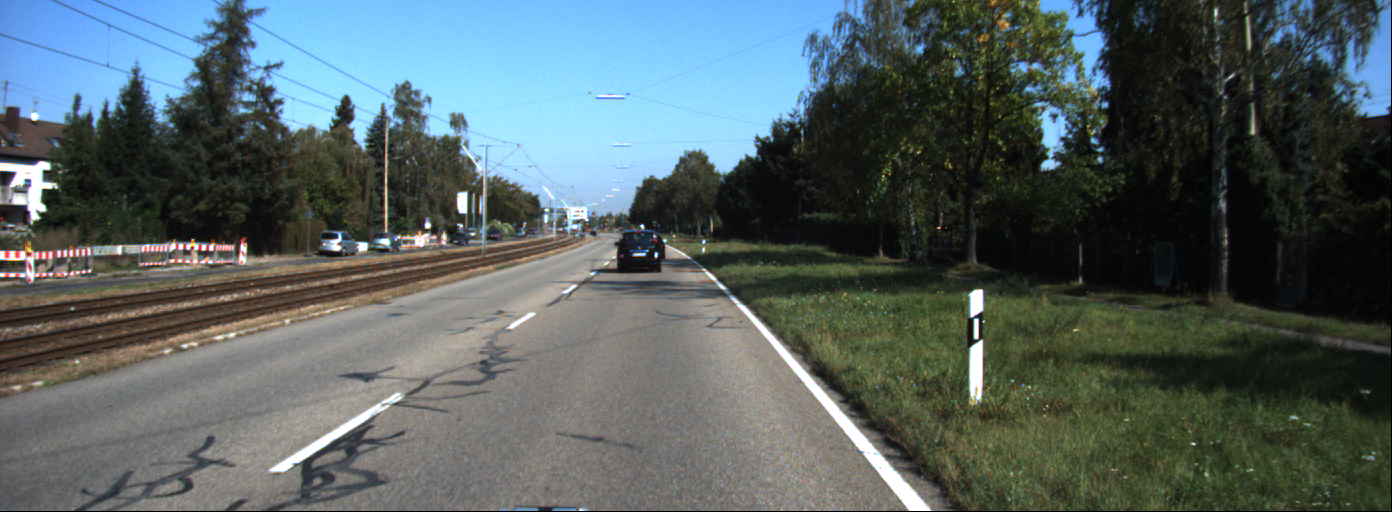
#> input picture Data1/data/0000000000.png, 1392 x 512 px; its folder holds only this picture in this run
$ python dataset1.py
#> lines starting #> are read from the running program, lines starting #| are printed output that depends on the picture; after the words box and inside, x2 and y2 are one past the last pixel; in counts of white or black regions, pixels touching at a corner belong together
### utils.py
# utils.py
import cv2
import numpy as np

def undistort_image(img, K, dist):
    """
    Khử méo ảnh sử dụng ma trận camera K và hệ số méo dist.
    """
    h, w = img.shape[:2]
    newcameramtx, roi = cv2.getOptimalNewCameraMatrix(K, dist, (w,h), 1, (w,h))
    dst = cv2.undistort(img, K, dist, None, newcameramtx)
    x,y,w,h = roi
    dst = dst[y:y+h, x:x+w]
    return dst

def preprocess_image(img, roi_height=0.5):
    """
    Chuyển đổi ảnh sang grayscale và xác định vùng quan tâm (ROI).
    """
    gray = cv2.cvtColor(img, cv2.COLOR_BGR2GRAY)
    rows, cols = gray.shape
    gray[0:int(rows * roi_height), :] = 0  # Loại bỏ phần ảnh trên đường chân trời
    return gray

def detect_edges(gray):
    """
    Phân ngưỡng, làm mịn và phát hiện cạnh của làn đường.
    """
    ret, thresh = cv2.threshold(gray, 230, 255, cv2.THRESH_BINARY)
    blur = cv2.GaussianBlur(thresh, (5, 5), 0)
    edges = cv2.Canny(blur, 130, 200)
    return edges

def hough_lines(edges):
    """
    Sử dụng Probabilistic Hough Transform để tìm các đường thẳng.
    """
    lines = cv2.HoughLinesP(edges, rho=4, theta=np.pi/180, threshold=30, minLineLength=20, maxLineGap=180)
    return lines

### dataset1.py
# dataset1.py
import cv2
import glob
import numpy as np
from utils import *

# Biến toàn cục
memory = []  # Lưu trữ lịch sử làn đường
framerate = 20  # Tốc độ khung hình
K = np.array([[9.037596e+02, 0.000000e+00, 6.957519e+02],
            [0.000000e+00, 9.019653e+02, 2.242509e+02],
            [0.000000e+00, 0.000000e+00, 1.000000e+00]])  # Ma trận camera
dist = np.array([[-3.639558e-01, 1.788651e-01, 6.029694e-04, -3.922424e-04, -5.382460e-02]])  # Hệ số méo

def line_selection(img, lines):
    """
    Lựa chọn hai đường thẳng đại diện cho hai làn đường.
    """
    try:
        upper_thresh_slope_r = 3
        upper_thresh_slope_l = 1.5
        lower_thresh_slope = 0.4
        y_min, y_max = img.shape[0], img.shape[0]
        left_slope, left_lane, right_slope, right_lane = [], [], [], []

        for line in lines:
            for x1, y1, x2, y2 in line:
                # Kiểm tra điều kiện trước khi chia
                if x2 - x1 != 0:
                    slope = (y2 - y1) / (x2 - x1)
                else:
                    # Xử lý trường hợp x2 - x1 = 0
                    slope = float('inf')

                if slope < upper_thresh_slope_r and slope > lower_thresh_slope:
                    right_slope.append(slope)
                    right_lane.append(line)
                elif slope > -upper_thresh_slope_l and slope < -lower_thresh_slope:
                    left_slope.append(slope)
                    left_lane.append(line)

                y_min = min(y_min, y1, y2)

        left_slope_mean = np.mean(left_slope) if left_slope else 0  # Handle empty list case
        right_slope_mean = np.mean(right_slope) if right_slope else 0
        left_mean = np.mean(np.array(left_lane), axis=0) if left_lane else [0, 0, 0, 0]
        right_mean = np.mean(np.array(right_lane), axis=0) if right_lane else [0, 0, 0, 0]

        # b = y - m*x
        left_b = left_mean[0][1] - (left_slope_mean * left_mean[0][0])
        right_b = right_mean[0][1] - (right_slope_mean * right_mean[0][0])

        left_x1 = int((y_min - left_b) / left_slope_mean) if left_slope_mean else 0 # Handle zero division
        left_x2 = int((y_max - left_b) / left_slope_mean) if left_slope_mean else 0
        right_x1 = int((y_min - right_b) / right_slope_mean) if right_slope_mean else 0
        right_x2 = int((y_max - right_b) / right_slope_mean) if right_slope_mean else 0

        if left_x1 > right_x1:
            left_x1 = (left_x1 + right_x1) // 2
            right_x1 = left_x1
            left_y1 = int((left_slope_mean * left_x1) + left_b)
            right_y1 = int((right_slope_mean * right_x1) + right_b)
            left_y2 = int((left_slope_mean * left_x2) + left_b)
            right_y2 = int((right_slope_mean * right_x2) + right_b)
        else:
            left_y1 = y_min
            left_y2 = y_max
            right_y1 = y_min
            right_y2 = y_max

        return [(left_x1, left_y1), (left_x2, left_y2), (right_x1, right_y1), (right_x2, right_y2)]

    except Exception as e:
        print(e)
        return []

def moving_avg(curr_lane):
    """
    Làm mượt kết quả bằng moving average filter.
    """
    # Moving average filter on last 5 frames
    if len(memory) < 5:
        memory.append(curr_lane)
    else:
        memory.popleft()
        memory.append(curr_lane)

    left_x1, left_y1, left_x2, left_y2 = 0, 0, 0, 0
    right_x1, right_y1, right_x2, right_y2 = 0, 0, 0, 0
    for lane in memory:
        left_x1 += lane[0][0]
        left_y1 += lane[0][1]
        left_x2 += lane[1][0]
        left_y2 += lane[1][1]
        right_x1 += lane[2][0]
        right_y1 += lane[2][1]
        right_x2 += lane[3][0]
        right_y2 += lane[3][1]

    left_x1 //= len(memory)
    left_y1 //= len(memory)
    left_x2 //= len(memory)
    left_y2 //= len(memory)
    right_x1 //= len(memory)
    right_y1 //= len(memory)
    right_x2 //= len(memory)
    right_y2 //= len(memory)

    return [(left_x1, left_y1), (left_x2, left_y2), (right_x1, right_y1), (right_x2, right_y2)]

def turn_prediction(extreme_points):
    """
    Dự đoán khúc cua dựa trên độ dốc của làn đường.
    """
    bottom_centre_x = (extreme_points[1][0] + extreme_points[3][0]) // 2
    bottom_centre_y = (extreme_points[1][1] + extreme_points[3][1]) // 2
    top_centre_x = (extreme_points[0][0] + extreme_points[2][0]) // 2
    top_centre_y = (extreme_points[0][1] + extreme_points[2][1]) // 2
    slope = (top_centre_y - bottom_centre_y) / (top_centre_x - bottom_centre_x)

    if -5 < slope < 0:
        return "Turn Left"
    elif 5 > slope > 0:
        return "Turn Right"
    else:
        return "Move Straight"

def pipeline(img):
    """
    Pipeline xử lý ảnh cho Dataset 1.
    """
    global memory
    dst = undistort_image(img, K, dist)
    gray = preprocess_image(dst)
    edges = detect_edges(gray)
    lines = hough_lines(edges)

    lanes = line_selection(dst, lines)
    try:
        lanes = moving_avg(lanes)
    except:
        pass

    if len(lanes) != 0:
        cv2.line(dst, (lanes[0][0], lanes[0][1]), (lanes[1][0], lanes[1][1]), (0, 0, 255), 6)
        cv2.line(dst, (lanes[2][0], lanes[2][1]), (lanes[3][0], lanes[3][1]), (0, 0, 255), 6)

        bottom_centre_x, bottom_centre_y = (lanes[1][0] + lanes[3][0]) // 2, (lanes[1][1] + lanes[3][1]) // 2
        top_centre_x, top_centre_y = (lanes[0][0] + lanes[2][0]) // 2, (lanes[0][1] + lanes[2][1]) // 2
        turn = turn_prediction(lanes)
        cv2.line(dst, (bottom_centre_x, bottom_centre_y), (top_centre_x, top_centre_y), (0, 0, 255), 3)

        # Filling the lane mesh
        new_img = np.zeros((dst.shape[0], dst.shape[1], 3), dtype=np.uint8)
        cnt = np.array([[[lanes[0][0], lanes[0][1]], [lanes[1][0], lanes[1][1]], [lanes[3][0], lanes[3][1]],
                        [lanes[2][0], lanes[2][1]]]], dtype=np.int32)
        cv2.fillPoly(new_img, cnt, (255, 0, 0))
        dst = cv2.bitwise_or(dst, new_img)

    return dst

if __name__ == "__main__":
    for img_path in sorted(glob.glob('Data1/data/*.png')):
        img = cv2.imread(img_path)
#> img is the input picture: shape (512, 1392, 3); mean B, G, R 97.6, 97, 84.2
        dst = pipeline(img)
#> in undistort_image, `dst = cv2.undistort(img, K, dist, None, newcameramtx)`:
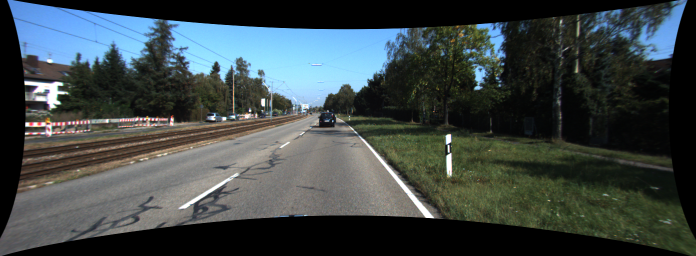
#> dst: shape (512, 1392, 3) (shown at 1/2 size); mean B, G, R 71.4, 70.7, 61.4
#> in preprocess_image, `gray = cv2.cvtColor(img, cv2.COLOR_BGR2GRAY)`:
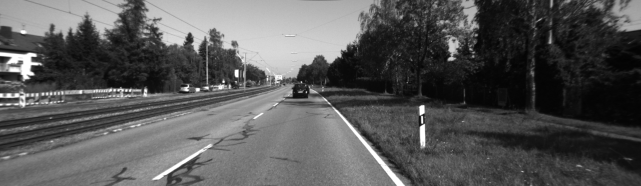
#> gray: shape (372, 1282) (shown at 1/2 size); min 2, max 255, mean 87.4
#> in preprocess_image, `gray[0:int(rows * roi_height), :] = 0`:
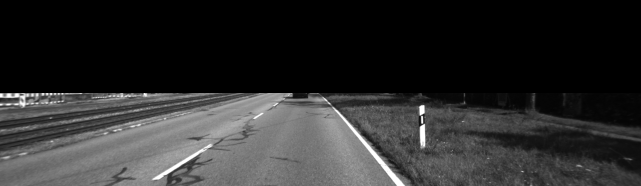
#> gray: shape (372, 1282) (shown at 1/2 size); min 0, max 255, mean 45.1
#> in detect_edges, `ret, thresh = cv2.threshold(gray, 230, 255, cv2.THRESH_BINARY)`:
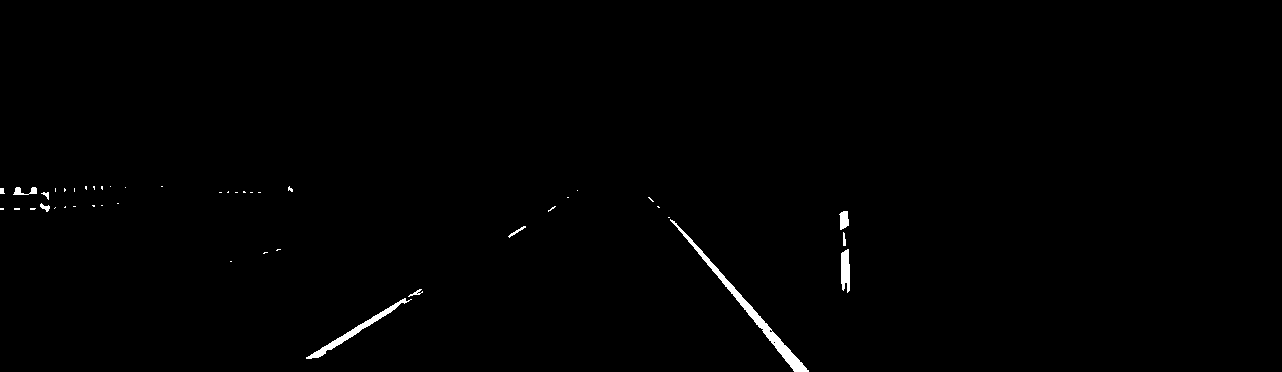
#> thresh: shape (372, 1282); 0.62% white; 45 white regions (34 under 20 px), largest, box (x1, y1, x2, y2) and area: (670, 219, 809, 372) 1331, (306, 298, 412, 359) 640, (841, 249, 850, 293) 326
#> in detect_edges, `edges = cv2.Canny(blur, 130, 200)`:
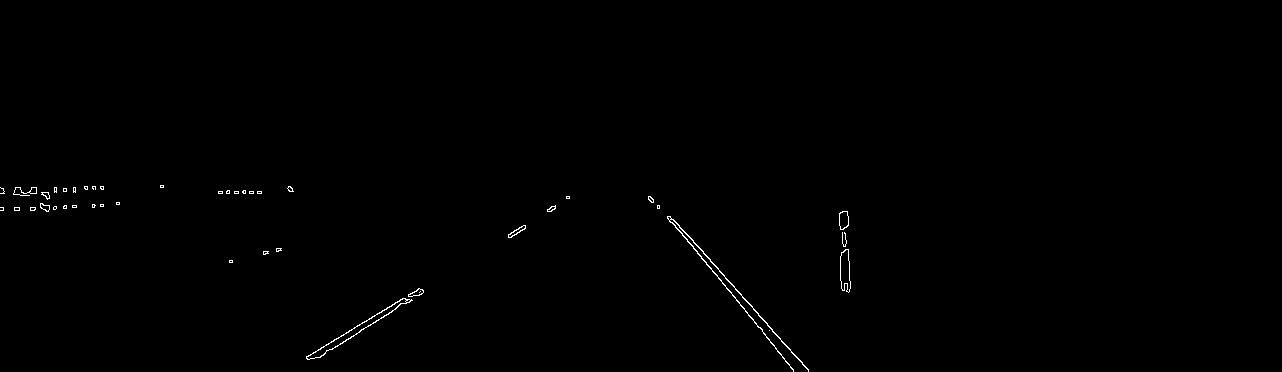
#> edges: shape (372, 1282); 0.36% white in thin lines or dots, all inside (x1, y1, x2, y2) = (0, 185, 851, 372)
#> in hough_lines, `lines = cv2.HoughLinesP(edges, rho=4, theta=np.pi/180, threshold=30, m..`: lines = 33 rows, first 6: [670, 216, 808, 370], [651, 197, 762, 329], [306, 356, 569, 198], [320, 357, 422, 293], [3, 189, 261, 193], [318, 357, 567, 196]
#> the loop in line_selection, `for line in lines:` made 33 passes
#> after the loop in line_selection, `for line in lines:`: left_lane = [[[306, 356, 569, 198]], [[320, 357, 422, 293]], [[318, 357, 567, 196]], [[340, 344, 569, 196]], [[511, 237, 567, 198]]]; left_slope = [-0.601, -0.627, -0.647, -0.646, -0.696]; right_lane = [[[670, 216, 808, 370]], [[651, 197, 762, 329]], [[754, 322, 774, 345]], [[693, 240, 785, 361]], [[648, 198, 751, 317]], [[650, 197, 670, 222]]]; right_slope = [1.12, 1.19, 1.15, 1.32, 1.16, 1.25]
#> in line_selection, `left_slope_mean = np.mean(left_slope) if left_slope else 0`: left_slope_mean = -0.644
#> in line_selection, `right_slope_mean = np.mean(right_slope) if right_slope else 0`: right_slope_mean = 1.2
#> in line_selection, `left_mean = np.mean(np.array(left_lane), axis=0) if left_lane else [0,..`: left_mean = [[359, 330.2, 538.8, 216.2]]
#> in line_selection, `right_mean = np.mean(np.array(right_lane), axis=0) if right_lane else ..`: right_mean = [[677.7, 228.3, 758.3, 324]]
#> in line_selection, `left_b = left_mean[0][1] - (left_slope_mean * left_mean[0][0])`: left_b = 561.2
#> in line_selection, `right_b = right_mean[0][1] - (right_slope_mean * right_mean[0][0])`: right_b = -582.1
#> in line_selection, `left_x1 = int((y_min - left_b) / left_slope_mean) if left_slope_mean e..`: left_x1 = 584
#> in line_selection, `left_x2 = int((y_max - left_b) / left_slope_mean) if left_slope_mean e..`: left_x2 = 294
#> in line_selection, `right_x1 = int((y_min - right_b) / right_slope_mean) if right_slope_me..`: right_x1 = 641
#> in line_selection, `right_x2 = int((y_max - right_b) / right_slope_mean) if right_slope_me..`: right_x2 = 797
#> in pipeline, `lanes = line_selection(dst, lines)`: lanes = [(584, 185), (294, 372), (641, 185), (797, 372)]
#> the loop in moving_avg, `for lane in memory:` made 1 pass
#> (left_x1, left_y1, left_x2, left_y2, right_x1, right_y1, right_x2, right_y2) on pass 1: (584, 185, 294, 372, 641, 185, 797, 372)
#> after the loop in moving_avg, `for lane in memory:`: left_x1 = 584; left_x2 = 294; left_y1 = 185; left_y2 = 372; right_x1 = 641; right_x2 = 797; right_y1 = 185; right_y2 = 372
#> in pipeline, `bottom_centre_x, bottom_centre_y = (lanes[1][0] + lanes[3][0]) // 2, (..`: bottom_centre_x = 545; bottom_centre_y = 372
#> in pipeline, `top_centre_x, top_centre_y = (lanes[0][0] + lanes[2][0]) // 2, (lanes[..`: top_centre_x = 612; top_centre_y = 185
#> in turn_prediction, `bottom_centre_x = (extreme_points[1][0] + extreme_points[3][0]) // 2`: bottom_centre_x = 545
#> in turn_prediction, `bottom_centre_y = (extreme_points[1][1] + extreme_points[3][1]) // 2`: bottom_centre_y = 372
#> in turn_prediction, `top_centre_x = (extreme_points[0][0] + extreme_points[2][0]) // 2`: top_centre_x = 612
#> in turn_prediction, `top_centre_y = (extreme_points[0][1] + extreme_points[2][1]) // 2`: top_centre_y = 185
#> in turn_prediction, `slope = (top_centre_y - bottom_centre_y) / (top_centre_x - bottom_cent..`: slope = -2.79
#> in pipeline, `turn = turn_prediction(lanes)`: turn = 'Turn Left'
#> in pipeline, `cv2.line(dst, (bottom_centre_x, bottom_centre_y), (top_centre_x, top_c..`:
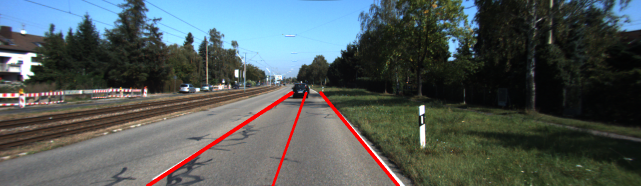
#> dst: shape (372, 1282, 3) (shown at 1/2 size); mean B, G, R 88.3, 88.8, 80.7
#> in pipeline, `cnt = np.array([[[lanes[0][0], lanes[0][1]], [lanes[1][0], lanes[1][1]..`: cnt = [[584, 185], [294, 372], [797, 372], [641, 185]]
#> in pipeline, `dst = cv2.bitwise_or(dst, new_img)`:
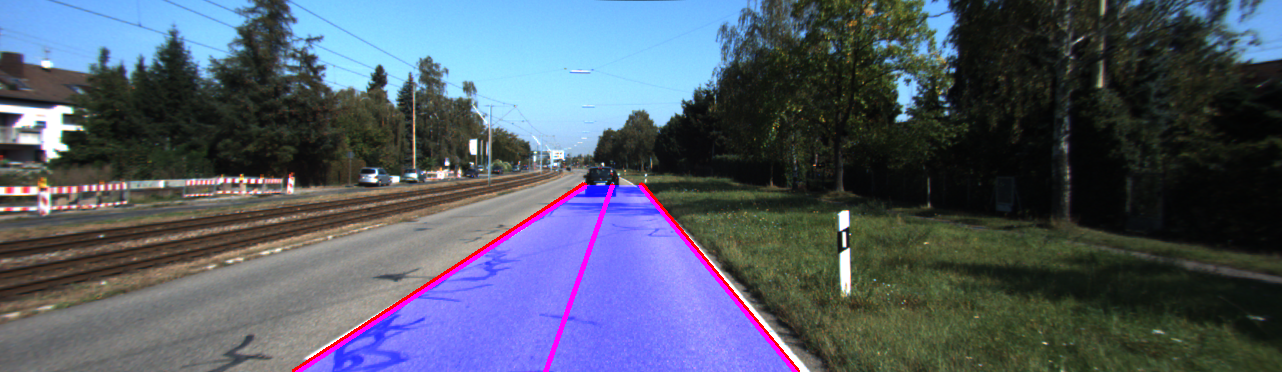
#> dst: shape (372, 1282, 3); mean B, G, R 104.2, 88.8, 80.7
        cv2.imshow("Lane Detection", dst)
        if cv2.waitKey(framerate) & 0xFF == ord('q'):
#> (key q is pressed here)
            break

    cv2.destroyAllWindows()

$ run again, on Data1/data/0000000012.png
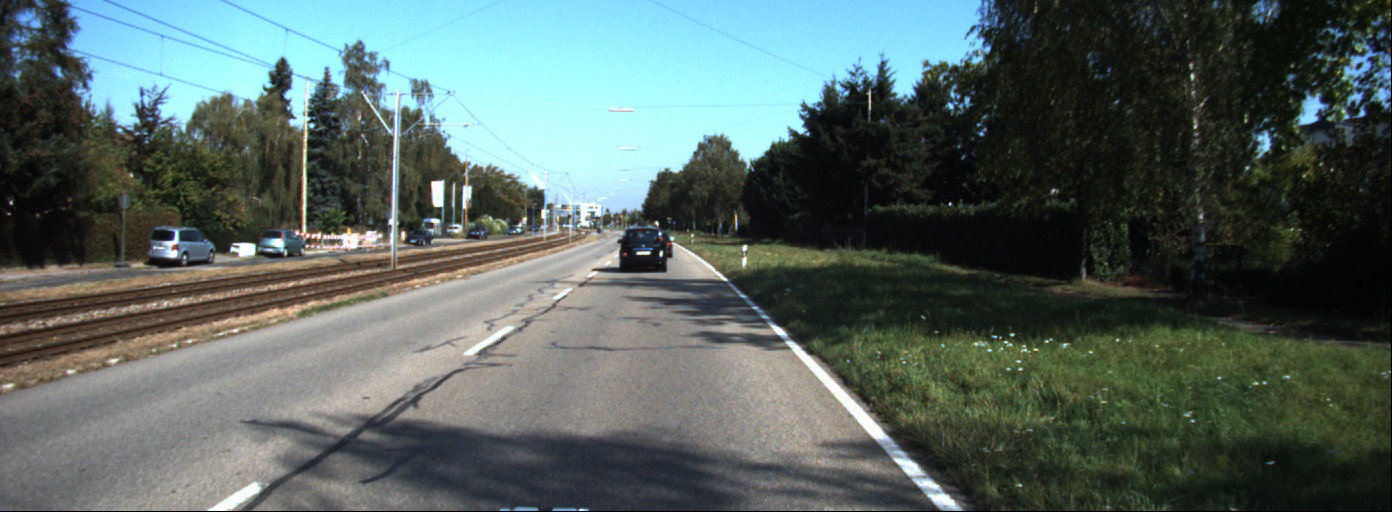
#> input picture Data1/data/0000000012.png, 1392 x 512 px
#> img is the input picture: shape (512, 1392, 3); mean B, G, R 96.7, 100.6, 85.6
#> in detect_edges, `ret, thresh = cv2.threshold(gray, 230, 255, cv2.THRESH_BINARY)`:
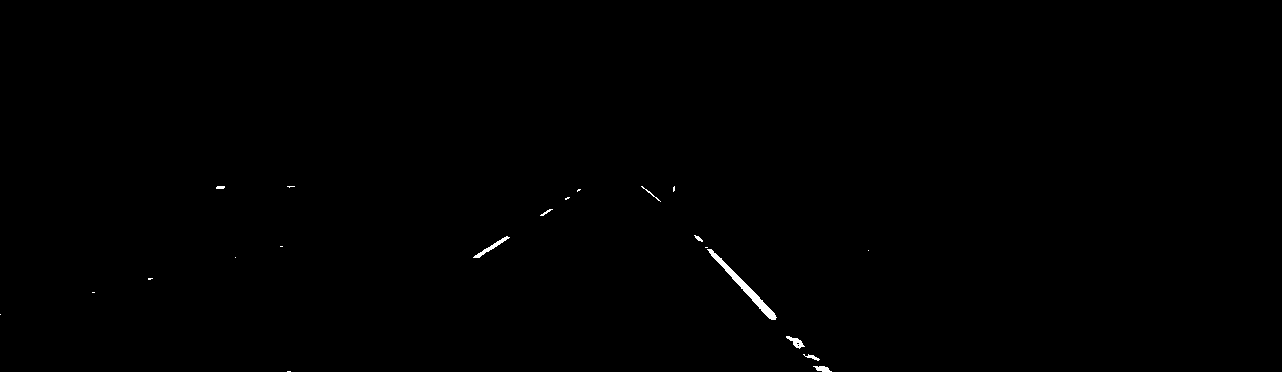
#> thresh: shape (372, 1282); 0.24% white; 21 white regions (12 under 20 px), largest, box (x1, y1, x2, y2) and area: (707, 249, 777, 320) 605, (473, 236, 510, 258) 148, (786, 336, 805, 349) 103
#> edges: shape (372, 1282); 0.17% white in thin lines or dots, all inside (x1, y1, x2, y2) = (91, 185, 831, 372)
#> in hough_lines, `lines = cv2.HoughLinesP(edges, rho=4, theta=np.pi/180, threshold=30, m..`: lines = 20 rows, first 6: [703, 239, 821, 366], [642, 185, 821, 371], [643, 185, 761, 299], [474, 257, 580, 191], [480, 257, 548, 208], [700, 241, 764, 314]
#> the loop in line_selection, `for line in lines:` made 20 passes
#> after the loop in line_selection, `for line in lines:`: left_lane = [[[474, 257, 580, 191]], [[480, 257, 548, 208]], [[475, 254, 548, 213]], [[491, 250, 577, 188]], [[474, 255, 580, 189]], [[479, 257, 569, 199]]]; left_slope = [-0.623, -0.721, -0.562, -0.721, -0.623, -0.644]; right_lane = 13 items, first 6: [[703, 239, 821, 366]], [[642, 185, 821, 371]], [[643, 185, 761, 299]], [[700, 241, 764, 314]], [[772, 310, 819, 370]], [[769, 307, 817, 370]]; right_slope = [1.08, 1.04, 0.966, 1.14, 1.28, 1.31, 1.36, 1, 1.38, 1.73, 1, 0.846, 0.972]
#> left_slope_mean = -0.649
#> right_slope_mean = 1.16
#> left_mean = [[478.8, 255, 567, 198]]
#> right_mean = [[706.8, 245.4, 794.4, 340.4]]
#> left_b = 565.7
#> right_b = -575.3
#> in line_selection, `left_x1 = int((y_min - left_b) / left_slope_mean) if left_slope_mean e..`: left_x1 = 586
#> in line_selection, `left_x2 = int((y_max - left_b) / left_slope_mean) if left_slope_mean e..`: left_x2 = 298
#> in line_selection, `right_x1 = int((y_min - right_b) / right_slope_mean) if right_slope_me..`: right_x1 = 654
#> in line_selection, `right_x2 = int((y_max - right_b) / right_slope_mean) if right_slope_me..`: right_x2 = 815
#> lanes = [(586, 185), (298, 372), (654, 185), (815, 372)]
#> the loop in moving_avg, `for lane in memory:` made 1 pass
#> (left_x1, left_y1, left_x2, left_y2, right_x1, right_y1, right_x2, right_y2) on pass 1: (586, 185, 298, 372, 654, 185, 815, 372)
#> after the loop in moving_avg, `for lane in memory:`: left_x1 = 586; left_x2 = 298; left_y1 = 185; left_y2 = 372; right_x1 = 654; right_x2 = 815; right_y1 = 185; right_y2 = 372
#> in pipeline, `bottom_centre_x, bottom_centre_y = (lanes[1][0] + lanes[3][0]) // 2, (..`: bottom_centre_x = 556; bottom_centre_y = 372
#> in pipeline, `top_centre_x, top_centre_y = (lanes[0][0] + lanes[2][0]) // 2, (lanes[..`: top_centre_x = 620; top_centre_y = 185
#> in turn_prediction, `bottom_centre_x = (extreme_points[1][0] + extreme_points[3][0]) // 2`: bottom_centre_x = 556
#> in turn_prediction, `bottom_centre_y = (extreme_points[1][1] + extreme_points[3][1]) // 2`: bottom_centre_y = 372
#> in turn_prediction, `top_centre_x = (extreme_points[0][0] + extreme_points[2][0]) // 2`: top_centre_x = 620
#> in turn_prediction, `top_centre_y = (extreme_points[0][1] + extreme_points[2][1]) // 2`: top_centre_y = 185
#> slope = -2.92
#> turn = 'Turn Left'
#> cnt = [[586, 185], [298, 372], [815, 372], [654, 185]]
#> in pipeline, `dst = cv2.bitwise_or(dst, new_img)`:
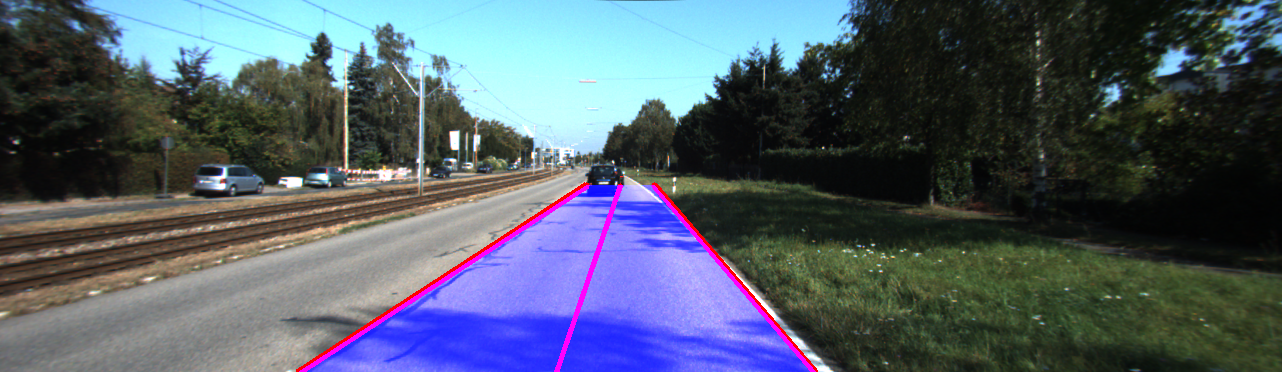
#> dst: shape (372, 1282, 3); mean B, G, R 104.9, 92.2, 82.2
